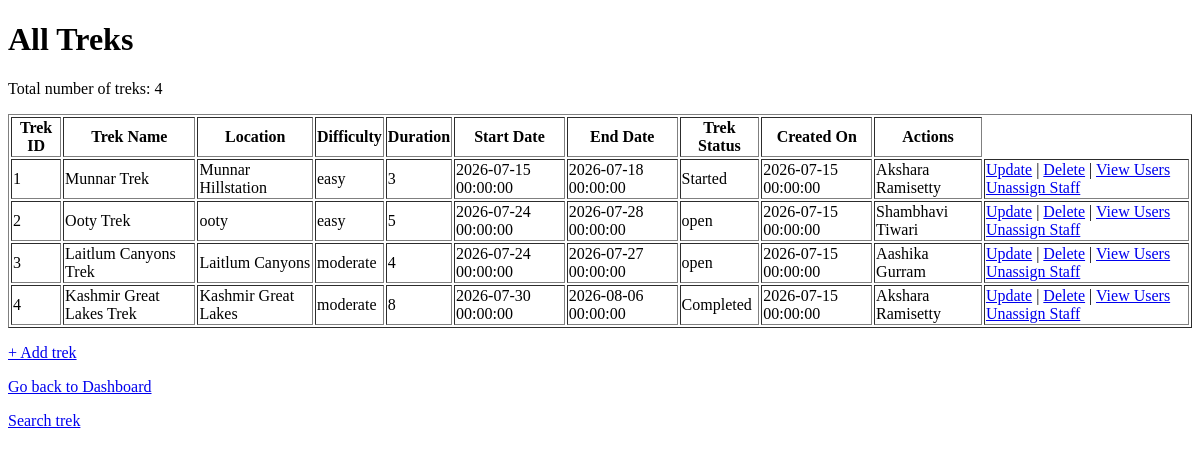
The app's page /admin/view_all_treks, older data.
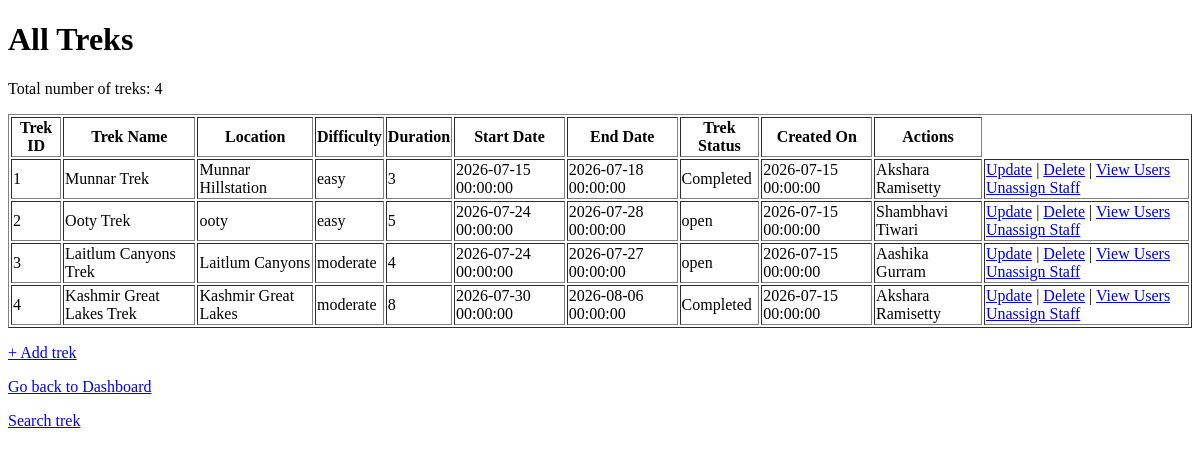
The same page, newer data.
### core/models.py (models this page shows, shortened)
class Treks(db.Model):
    __tablename__ = 'treks'
    trek_id = db.Column(db.Integer(), primary_key=True, nullable=False, autoincrement=True)
    trek_name = db.Column(db.String(100), nullable=False)
    location = db.Column(db.String(100), nullable=False)
    pincode = db.Column(db.String(10), nullable=True)
    state = db.Column(db.String(100), nullable=True)
    district = db.Column(db.String(100), nullable=True)
    difficulty = db.Column(db.Enum('easy', 'moderate', 'hard', name='dificulty_levels'), nullable=False)
    duration = db.Column(db.Integer(), nullable=False)
    member_slots= db.Column(db.Integer(), nullable=False, default=10)
    available_member_slots= db.Column(db.Integer(), nullable=True, default=10)
    status = db.Column(db.Enum('Complete', 'Ongoing','pending','Started','Ongoing','Completed', 'open', 'closed', name='trek_status'), nullable=False, default='pending')
    start_date = db.Column(db.DateTime(), nullable=False)
    end_date = db.Column(db.DateTime(), nullable=False)
    created_at = db.Column(db.DateTime(), nullable=False)
    bookings = db.relationship("Bookings",back_populates="trek",cascade="all, delete-orphan")

class User(db.Model, UserMixin):
    __tablename__ = 'user'
    first_name = db.Column(db.String(100), nullable=False)
    last_name = db.Column(db.String(100), nullable=True)
    id = db.Column(db.Integer(), primary_key=True, autoincrement=True)
    email = db.Column(db.String(100), nullable=False, unique=True)#why 100?
    password = db.Column(db.String(225), nullable=False)
    contact = db.Column(db.String(15))
    created_at = db.Column(db.DateTime(), nullable=False)
    fs_uniquifier = db.Column(db.String(255), unique=True, nullable=False, default=lambda:str(uuid.uuid4()))
    active = db.Column(db.Boolean(), default=True)
    status = db.Column(db.String(), nullable=False, default='pending')
    role_id = db.Column(db.Integer, db.ForeignKey("role.id"), nullable=False)
    role = db.relationship("Role", back_populates="users")
    bookings = db.relationship("Bookings", back_populates="user", cascade="all, delete-orphan")

### apps/admin/routes.py (the view)
@blueprint.route('/view_all_treks')
def view_all_treks():
    T = aliased(Treks)
    S = aliased(StaffAssignments)
    U = aliased(User)
    data = (
            db.session.query(T, S, U)
            .outerjoin(S, T.trek_id == S.trek_id)
            .outerjoin(U, S.staff_id == U.id)
            .order_by(T.start_date.asc())
    )
    data = data.order_by(T.start_date.asc()).all()
    return render_template('admin/view_all_treks.html', data = data)

### templates/admin/view_all_treks.html (shortened to what this page needs)
<!DOCTYPE html>
<html lang="en">
<head>
</head>
<body>
    <h1>All Treks</h1>
    <p>Total number of treks: {{ data|length }} </p>
    <table border = 1>
        <tr>
            <th>Trek ID</th>
            <th>Trek Name</th>
            <th>Location</th>
            <th>Difficulty</th>
            <th>Duration</th>
            <th>Start Date</th>
            <th>End Date</th>
            <th>Trek Status</th>
            <th>Created On</th>
            <th>Actions</th>
        </tr>
        {% for trek, staff_assignment, user in data %}
            <tr>
                <td>{{ trek.trek_id }} </td>
                <td>{{ trek.trek_name }}</td>
                <td>{{ trek.location }}</td>
                <td>{{ trek.difficulty }}</td>
                <td>{{ trek.duration }}</td>
                <td> {{ trek.start_date }} </td>
                <td> {{ trek.end_date }} </td>
                <td>{{ trek.status }}</td>
                <td>{{ trek.created_at }}</td>
                <td>{{ user.first_name }} {{ user.last_name }}</td>
                <td>
                    <a href="{{ url_for('admin.update_trek', trek_id=trek.trek_id) }}">Update</a> |
                    <a href="{{ url_for('admin.delete_trek', trek_id=trek.trek_id) }}">Delete</a> |
                    <a href="{{ url_for('admin.view_trek_users', trek_id = trek.trek_id)}}">View Users</a>
                    {% if user.first_name %}
                        <a href="{{ url_for('admin.unassign_trek', trek_id = trek.trek_id, staff_id = user.id)}}">Unassign Staff</a>
                    {% endif %}
            </tr>
        {% endfor %}
    </table>
    <span>
        <p><a href='/admin/add_treks'> + Add trek</a></p>
        <p><a href="/admin/dashboard">Go back to Dashboard</a></p>
        <p><a href='/admin/search_treks'>Search trek</a></p>
    </span>
</body>
</html>

Row changes from the older to the newer data that the page shows:
changed Treks "Munnar Trek": status "Started" → "Completed"
